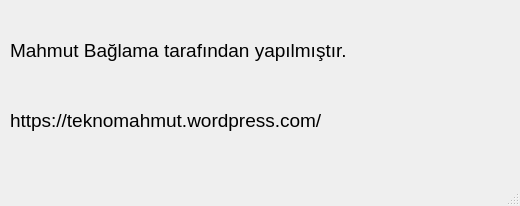
<?xml version="1.0" encoding="UTF-8"?>
<ui version="4.0">
 <class>hakkinda</class>,
 <widget class="QMainWindow" name="hakkinda">
  <property name="geometry">
   <rect>
    <x>0</x>
    <y>0</y>
    <width>520</width>
    <height>206</height>
   </rect>
  </property>
  <property name="windowTitle">
   <string>Kütüphane - Hakkında</string>
  </property>
  <property name="windowIcon">
   <iconset>
    <normaloff>Sulu-boya-kitap.png</normaloff>Sulu-boya-kitap.png</iconset>
  </property>
  <widget class="QWidget" name="centralwidget">
   <widget class="QLabel" name="label">
    <property name="geometry">
     <rect>
      <x>10</x>
      <y>0</y>
      <width>451</width>
      <height>101</height>
     </rect>
    </property>
    <property name="font">
     <font>
      <pointsize>14</pointsize>
      <weight>50</weight>
      <bold>false</bold>
     </font>
    </property>
    <property name="text">
     <string>Mahmut Bağlama tarafından yapılmıştır. </string>
    </property>
   </widget>
   <widget class="QLabel" name="label_2">
    <property name="geometry">
     <rect>
      <x>10</x>
      <y>70</y>
      <width>451</width>
      <height>101</height>
     </rect>
    </property>
    <property name="font">
     <font>
      <pointsize>14</pointsize>
      <weight>50</weight>
      <bold>false</bold>
     </font>
    </property>
    <property name="text">
     <string>https://teknomahmut.wordpress.com/</string>
    </property>
   </widget>
  </widget>
  <widget class="QMenuBar" name="menubar">
   <property name="geometry">
    <rect>
     <x>0</x>
     <y>0</y>
     <width>520</width>
     <height>26</height>
    </rect>
   </property>
  </widget>
  <widget class="QStatusBar" name="statusbar"/>
 </widget>
 <resources/>
 <connections/>
</ui>
